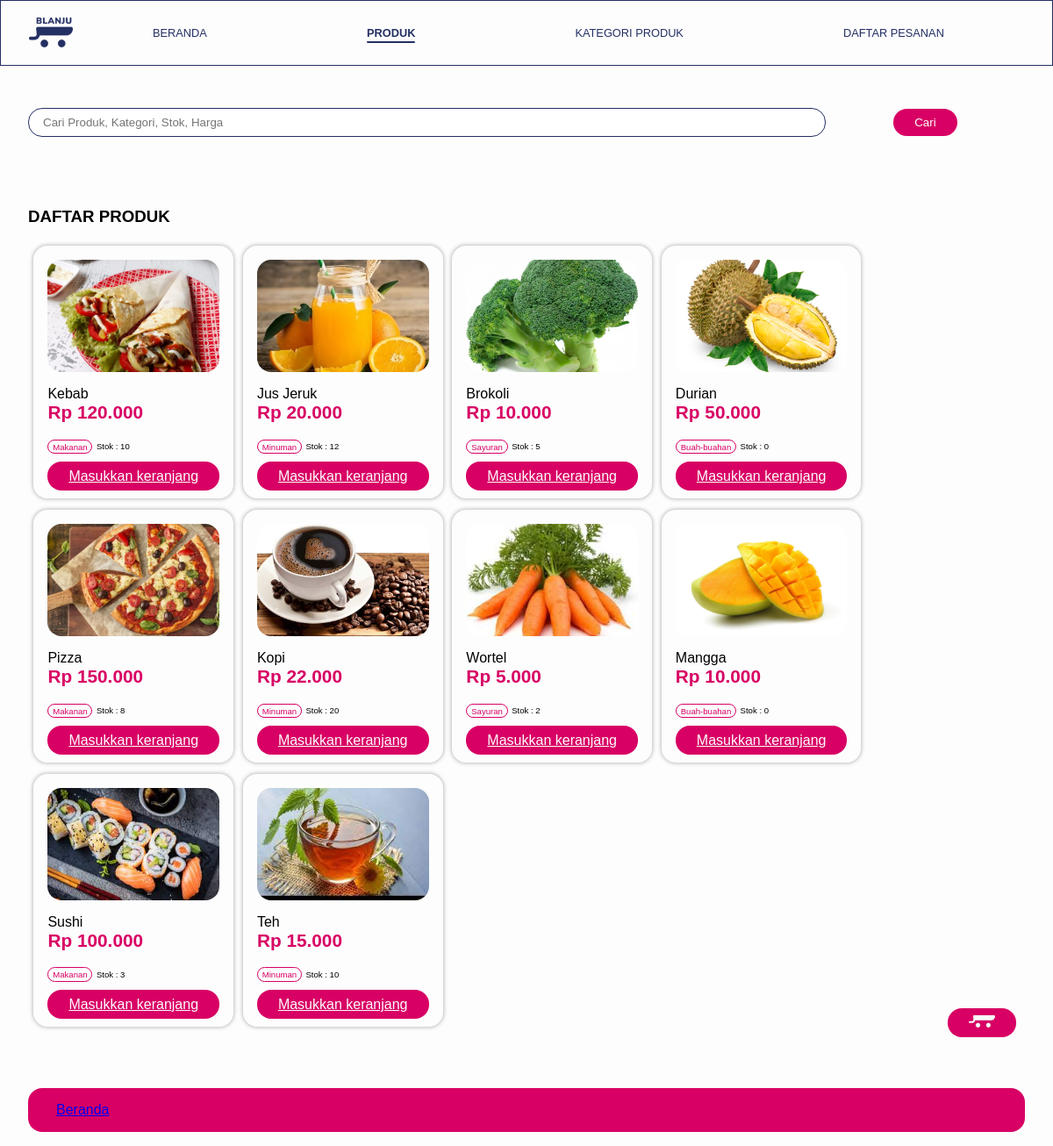
The app's page /modul-5_praktikan/app/pengguna/produk.php with its own data.
### tables this page shows
CREATE TABLE `products` (
  `kodeProduk` int(11) NOT NULL,
  `kodeKategori` int(11) NOT NULL,
  `namaProduk` varchar(100) NOT NULL,
  `gambarProduk` varchar(255) NOT NULL,
  `hargaProduk` int(11) NOT NULL,
  `stokProduk` int(11) NOT NULL,
  `created_at` timestamp NOT NULL DEFAULT current_timestamp() ON UPDATE current_timestamp(),
  `updated_at` timestamp NULL DEFAULT NULL
);

CREATE TABLE `categories` (
  `kodeKategori` int(11) NOT NULL,
  `namaKategori` varchar(100) NOT NULL
);

### modul-5_praktikan/app/database.php (called while the page is built, shortened)
<?php
function getAllDataProductsWithDetails()
{
	try{
		$statement = DB->prepare("SELECT * FROM products JOIN categories ON categories.kodeKategori = products.kodeKategori");
		$statement->execute();
		return $statement->fetchAll(PDO::FETCH_ASSOC);
	}
	catch(PDOException $err){
		echo $err->getMessage();
	}
}
?>

### modul-5_praktikan/app/pengguna/produk.php (the view, shortened to what this page needs)
<?php
$page  = "ProP";
?>
<?php require_once("templates/header.php"); ?>
<?php
   $products = getAllDataProductsWithDetails();
?>
    <section id="content-header">
        <form action="" method="post">
            <div class="content-header-container">
                <div class="input-form">
                    <input type="text" placeholder="Cari Produk, Kategori, Stok, Harga">
                </div>
                <div class="input-button">
                    <button type="submit" class="primary-btn">Cari</button>
                </div>
            </div>
        </form>
    </section>
    <section id="content-main">
        <div class="content-main-container">
            <div class="add-product">
                <a class="primary-btn" href="keranjang_produk.php"><img src="<?= BASEURL ?>/assets/images/shopping_cart.png"></a>
            </div>
            <h1>DAFTAR PRODUK</h1>
            <div class="list-products">
                <?php foreach ($products as $product) : ?>
                <div class="card-product">
                    <div class="card-product-container">
                        <div class="card-product-image" style="background-image:url(<?= BASEURL ?>/assets/images/products/<?=$product["gambarProduk"]?>); background-size:cover;background-position:center;">
                        </div>
                        <div class="card-product-title">
                            <?= ucwords($product["namaProduk"])?>
                        </div>
                        <div class="card-product-price">
                            <?= "Rp " . number_format($product["hargaProduk"], 0, ',', '.');?>
                        </div>
                        <div class="card-product-info">
                            <span class="card-product-category"><?= ucwords($product["namaKategori"])?></span>
                            <span class="card-product-stock">Stok : <?=$product["stokProduk"]?></span>
                        </div>
                        <br>
                        <div>
                            <a href="tambah_produk_keranjang.php?pro=<?= $product["kodeProduk"]?>" class="primary-btn">Masukkan keranjang</a>
                        </div>
                    </div>
                </div>
                <?php endforeach; ?>
            </div>
        </div>
    </section>
<?php require_once("templates/footer.php"); ?>

### modul-5_praktikan/app/pengguna/templates/header.php (shortened to what this page needs)
<?php
    require_once(BASEPATH."/app/database.php");
?>
<!DOCTYPE html>
<html lang="en">
<head>
    <link rel="stylesheet" href="<?= BASEURL ?>/assets/css/base.css">
    <link rel="stylesheet" href="<?= BASEURL ?>/assets/css/pengguna.css">
</head>
<body>
    <section id="main-grid" class="light-bg">
        <navbar class="light-bg">
            <?php require_once("navbar.php"); ?>
        </navbar>
        <content>
            <div class="content-container">

### modul-5_praktikan/app/pengguna/templates/navbar.php
<div class="navbar-container">
    <div class="navbar-menu">
        <div class="navbar-logo">
            <img src="<?= BASEURL ?>/assets/images/logo-pengguna-dark.png" alt="Logo Pengguna" >
        </div>
        <nav class="<?php if($page == "beranda") echo 'active'; ?> ">
            <a href="<?= BASEURL ?>/app/pengguna/">Beranda</a>
        </nav>
        <nav class="<?php if($page == "ProP") echo 'active'; ?> ">
            <a href="<?= BASEURL ?>/app/pengguna/produk.php">Produk</a>
        </nav>
        <nav class="<?php if($page == "katProP") echo 'active'; ?> ">
            <a href="<?= BASEURL ?>/app/pengguna/kategori.php">Kategori Produk</a>
        </nav>
        <nav class="<?php if($page == "dfps") echo 'active'; ?> ">
            <a href="<?= BASEURL ?>/app/pengguna/daftar_pesanan.php">Daftar Pesanan</a>
        </nav>
    </div>
</div>

### modul-5_praktikan/app/pengguna/templates/footer.php
</div>
            </content>
            <footer>
                <div class="footer-container">
                    <a href="index.php">Beranda</a>
                </div>
            </footer>
        </section>
    </body>
</html>

### modul-5_praktikan/assets/css/base.css (style rules this page uses)
* { margin:0 auto; font-family: sans-serif; }
.light-bg { background-color: #FDFDFD; }
.primary-btn { background-color: #D80064; color: #FDFDFD; padding:0.5rem 1.5rem; outline: none; border-radius: 1rem; border: none; }
.input-form { margin:1rem 0; }
.input-form input { border: #243064 solid 1px; padding:0.5rem 1rem; border-radius: 1rem; box-sizing: border-box; }
.card-product { display: inline-block; box-shadow: 0px 0px 4px 1px rgba(0, 0, 0, 0.25); border-radius: 1rem; min-width:17vw; }
.card-product-container { padding: 1rem; }
.card-product-image { width: 100%; height:8rem; border-radius: 1rem; }
.card-product-title { margin-top:1rem; font-size: 1rem; }
.card-product-price { font-size: 1.3rem; font-weight: bold; color: #D80064; }
.card-product-info { display: flexbox; margin-top:1rem; justify-content: space-between; align-items: center; }
.card-product-category { font-size: 0.6rem; border-radius: 1rem; border: #D80064 1px solid; color:#D80064; padding:0.1rem 0.3rem; }
.card-product-stock { font-size: 0.6rem; }

### modul-5_praktikan/assets/css/pengguna.css (style rules this page uses)
#main-grid { display:grid; grid-template-areas: "navbar" "content" "footer"; }
navbar { z-index: 10; grid-area: navbar; display: inline-block; width:100%; border-radius:0 0 1rem 1rem; }
content { grid-area: content; min-height: 75vh; display: inline-block; width:100%; }
footer { grid-area: footer; display: inline-block; width:100%; }
.navbar-container { position: sticky; top: 0; padding:0 2rem; border: 1px solid #243064; }
.navbar-logo { margin:1rem 0; display:inline-block; }
.navbar-menu nav { display: block; font-size: 0.8rem; text-transform: uppercase; }
.navbar-menu { display: flex; align-items: center; justify-content: space-between; }
.navbar-menu nav a { text-decoration: none; color: #243064; display:flex; flex-direction:column; }
.active { margin-top: 1rem; }
.navbar-menu .active::after { content:"\00a0 "; display:inline-block; background-color: #243064; width:100%; height:2px; border-radius:1rem; margin-top:2px; }
.navbar-menu .active { font-weight: bold; }
.content-container { padding:2rem; }
#content-header { margin-bottom: 4rem; }
.content-header-container { display: flex; justify-content: space-between; align-items: center; }
.content-header-container .input-form { width:80%; }
.content-header-container .input-form input { width:100%; }
#content-main { position: relative; }
.add-product { position: fixed; bottom:10%; left: 90%; box-shadow: 10px 10px 29px -12px rgba(0,0,0,0.75); -webkit-box-shadow: 10px 10px 29px -12px rgba(0,0,0,0.75); -moz-box-shadow: 10px 10px 29px -12px rgba(0,0,0,0.75); }
.list-products { margin:1rem 0; }
.list-products .card-product { margin:0.4rem 0 0.4rem 0.4rem; }
.footer-container { margin:1rem 2rem; padding:1rem 2rem; border-radius: 1rem; background-color: #D80064; }

### records on screen
products: gambarProduk (picture), namaProduk "Kebab", hargaProduk "120.000", kodeKategori.namaKategori "Makanan", stokProduk "10"
products: gambarProduk (picture), namaProduk "Jus Jeruk", hargaProduk "20.000", kodeKategori.namaKategori "Minuman", stokProduk "12"
products: gambarProduk (picture), namaProduk "Brokoli", hargaProduk "10.000", kodeKategori.namaKategori "Sayuran", stokProduk "5"
products: gambarProduk (picture), namaProduk "Durian", hargaProduk "50.000", kodeKategori.namaKategori "Buah-buahan", stokProduk "0"
products: gambarProduk (picture), namaProduk "Pizza", hargaProduk "150.000", kodeKategori.namaKategori "Makanan", stokProduk "8"
products: gambarProduk (picture), namaProduk "Kopi", hargaProduk "22.000", kodeKategori.namaKategori "Minuman", stokProduk "20"
products: gambarProduk (picture), namaProduk "Wortel", hargaProduk "5.000", kodeKategori.namaKategori "Sayuran", stokProduk "2"
products: gambarProduk (picture), namaProduk "Mangga", hargaProduk "10.000", kodeKategori.namaKategori "Buah-buahan", stokProduk "0"
products: gambarProduk (picture), namaProduk "Sushi", hargaProduk "100.000", kodeKategori.namaKategori "Makanan", stokProduk "3"
products: gambarProduk (picture), namaProduk "Teh", hargaProduk "15.000", kodeKategori.namaKategori "Minuman", stokProduk "10"
